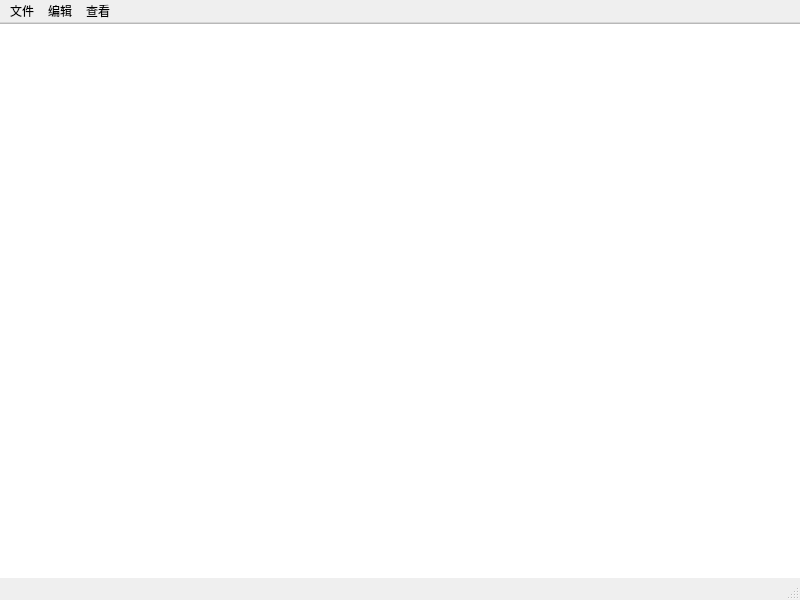
<?xml version="1.0" encoding="UTF-8"?>
<ui version="4.0">
 <class>MainWindow</class>
 <widget class="QMainWindow" name="MainWindow">
  <property name="geometry">
   <rect>
    <x>0</x>
    <y>0</y>
    <width>800</width>
    <height>600</height>
   </rect>
  </property>
  <property name="windowTitle">
   <string>MainWindow</string>
  </property>
  <widget class="QWidget" name="centralwidget">
   <widget class="QTableView" name="ShowInfoTableView">
    <property name="geometry">
     <rect>
      <x>-10</x>
      <y>0</y>
      <width>831</width>
      <height>621</height>
     </rect>
    </property>
   </widget>
  </widget>
  <widget class="QMenuBar" name="menubar">
   <property name="geometry">
    <rect>
     <x>0</x>
     <y>0</y>
     <width>800</width>
     <height>23</height>
    </rect>
   </property>
   <widget class="QMenu" name="menu">
    <property name="title">
     <string>文件</string>
    </property>
    <addaction name="actionOpen"/>
    <addaction name="actionSave"/>
   </widget>
   <widget class="QMenu" name="menu_2">
    <property name="title">
     <string>编辑</string>
    </property>
    <addaction name="actionAdd"/>
    <addaction name="actionDelete"/>
    <addaction name="actionEdit"/>
   </widget>
   <widget class="QMenu" name="menu_3">
    <property name="title">
     <string>查看</string>
    </property>
    <addaction name="actionAll_Agents"/>
    <addaction name="actionSeek"/>
   </widget>
   <addaction name="menu"/>
   <addaction name="menu_2"/>
   <addaction name="menu_3"/>
  </widget>
  <widget class="QStatusBar" name="statusbar"/>
  <action name="actionOpen">
   <property name="text">
    <string>Open</string>
   </property>
  </action>
  <action name="actionSave">
   <property name="text">
    <string>Save</string>
   </property>
  </action>
  <action name="actionAdd">
   <property name="text">
    <string>Add</string>
   </property>
  </action>
  <action name="actionDelete">
   <property name="text">
    <string>Delete</string>
   </property>
  </action>
  <action name="actionEdit">
   <property name="text">
    <string>Edit</string>
   </property>
  </action>
  <action name="actionAll_Agents">
   <property name="text">
    <string>All Agents</string>
   </property>
  </action>
  <action name="actionSeek">
   <property name="text">
    <string>Seek</string>
   </property>
  </action>
 </widget>
 <resources/>
 <connections/>
</ui>
